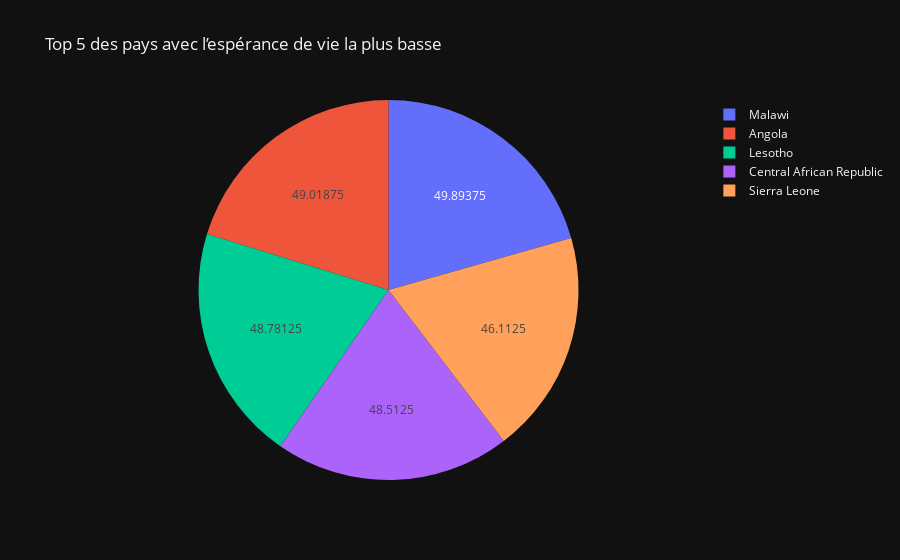
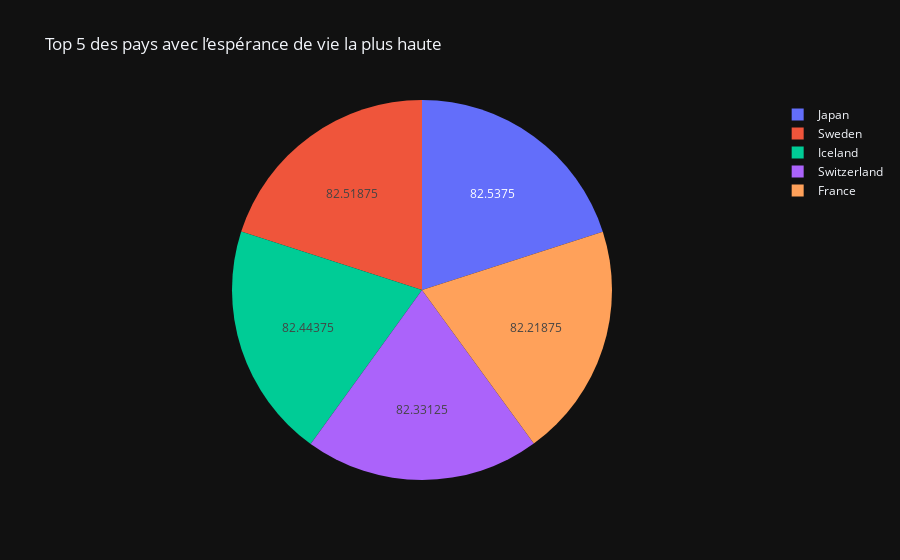

Here is the notebook cell these charts were saved with, in order:
### Markdown cell above
On observe une disparité significative de l'espérance de vie entre les pays développés et en développement. Cette observation renforce la corrélation mentionnée précédemment entre les dépenses totales, le PIB et le niveau d'espérance de vie des nations.

### Code cell
avg_life_expectancy_by_country = data.groupby('Country')['Life expectancy'].mean()

lowest_countries = avg_life_expectancy_by_country.nsmallest(5).index
highest_countries = avg_life_expectancy_by_country.nlargest(5).index


filtered_data_lowest = avg_life_expectancy_by_country[lowest_countries].reset_index()
fig = px.pie(filtered_data_lowest, names='Country', values='Life expectancy',
             title='Top 5 des pays avec l’espérance de vie la plus basse',
             template='plotly_dark')
fig.update_traces(hoverinfo='label+percent', textinfo='value', 
                  hovertemplate="%{label}<br>Life expectancy: %{value}<extra></extra>")

fig.show()

filtered_data_highest= avg_life_expectancy_by_country[highest_countries].reset_index()
fig = px.pie(filtered_data_highest, names='Country', values='Life expectancy',
             title='Top 5 des pays avec l’espérance de vie la plus haute',
             template='plotly_dark')
fig.update_traces(hoverinfo='label+percent', textinfo='value', 
                  hovertemplate="%{label}<br>Life expectancy: %{value}<extra></extra>")

fig.show()

### Figure 1 — Plotly figure (JSON) as saved in the notebook; plotly's stock layout.template omitted (floating-point values rounded to 4 significant figures)
{"data": [{"domain": {"x": [0, 1], "y": [0, 1]}, "hoverinfo": "label+percent", "hovertemplate": "%{label}<br>Life expectancy: %{value}<extra></extra>", "labels": ["Sierra Leone", "Central African Republic", "Lesotho", "Angola", "Malawi"], "legendgroup": "", "name": "", "showlegend": true, "textinfo": "value", "type": "pie", "values": [46.11, 48.51, 48.78, 49.02, 49.89]}], "layout": {"legend": {"tracegroupgap": 0}, "title": {"text": "Top 5 des pays avec l’espérance de vie la plus basse"}}}

### Figure 2 — Plotly figure (JSON) as saved in the notebook; plotly's stock layout.template omitted (floating-point values rounded to 4 significant figures)
{"data": [{"domain": {"x": [0, 1], "y": [0, 1]}, "hoverinfo": "label+percent", "hovertemplate": "%{label}<br>Life expectancy: %{value}<extra></extra>", "labels": ["Japan", "Sweden", "Iceland", "Switzerland", "France"], "legendgroup": "", "name": "", "showlegend": true, "textinfo": "value", "type": "pie", "values": [82.54, 82.52, 82.44, 82.33, 82.22]}], "layout": {"legend": {"tracegroupgap": 0}, "title": {"text": "Top 5 des pays avec l’espérance de vie la plus haute"}}}
